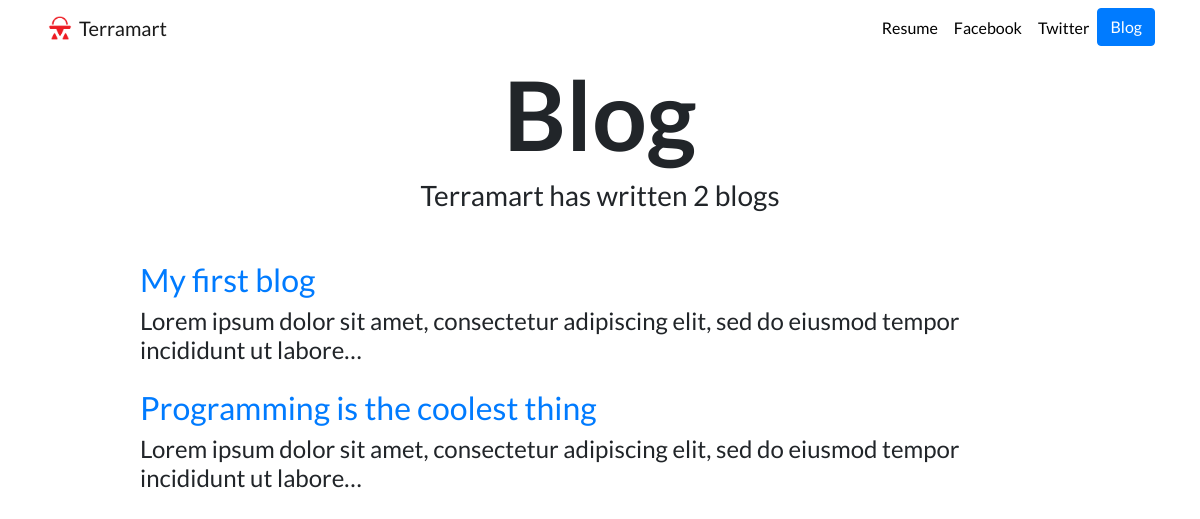
Screenshot of /blog/ with the database file from the repository.
### blog/models.py (models this page shows, shortened)
class Blog(models.Model):
    title = models.CharField(max_length=200)
    datecreated = models.DateField()
    description = models.TextField()

### blog/views.py (the view)
# urls.py: path('', views.all_blogs, name='all_blogs'),
def all_blogs(request):
    blogs = Blog.objects.order_by('-datecreated')
    return render(request, 'blog/all_blogs.html', {'blogs':blogs})

### blog/templates/blog/all_blogs.html (shortened to what this page needs)
{% extends "portfolio/base.html" %}
{% load static %}
{% block content %}
<h1 id="blogtitle" class="font-weight-bold text-center">Blog</h1>
<h3 class="text-center mb-5">Terramart has written {{ blogs.count }} blog{{ blogs.count|pluralize }}</h3>
{% for blog in blogs %}
<div class="row justify-content-center my-3">
  <div class="col-md-10">
    <a href="{% url 'blog:detail' blog.id %}">
      <h2>{{ blog.title }}</h2>
    </a>
    <h4>{{ blog.description|striptags|truncatechars:100 }}</h4>
  </div>
</div>
{% endfor %}
{% endblock %}

### portfolio/static/portfolio/custom.css (style rules this page uses)
body { font-family: 'Lato', sans-serif; }
#blogtitle { font-size: 6rem; }

### rows the page displays
Blog: title "My first blog", description "Lorem ipsum dolor sit amet, consectetur adipiscing elit, sed do eiusmod tempor incididunt ut labore…"
Blog: title "Programming is the coolest thing", description "Lorem ipsum dolor sit amet, consectetur adipiscing elit, sed do eiusmod tempor incididunt ut labore…"

### other values shown
{{ blogs.count }} "2"
